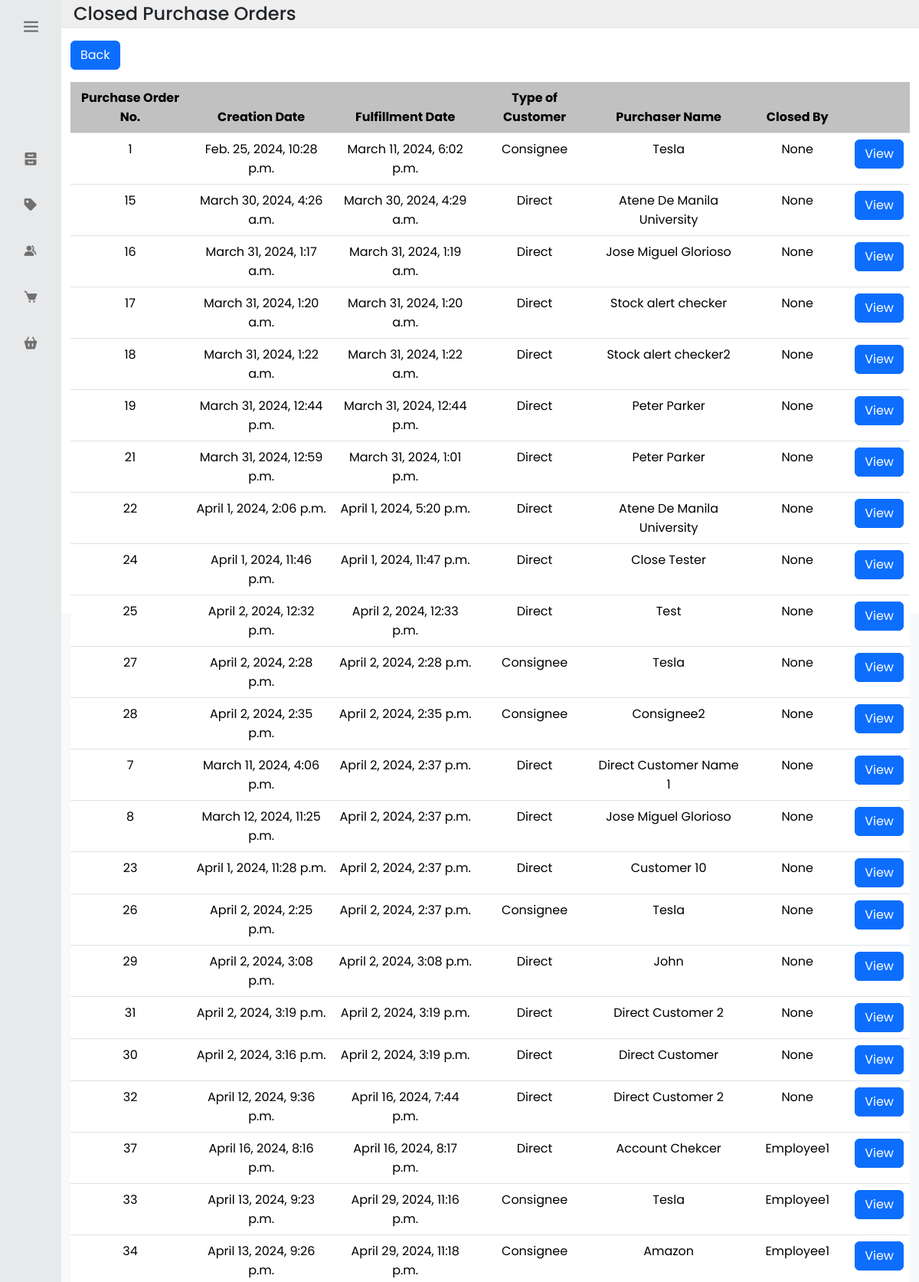
/history_po (signed in, upper part), run on the app's committed database.
### inventoryapp/models.py (models this page shows, shortened)
class Purchase_Order(models.Model):
    Purchase_Order_ID = models.AutoField(primary_key=True)
    Creation_Date = models.DateTimeField()
    Requested_Date = models.DateField()
    Fulfilled_Date = models.DateTimeField(null=True, blank=True)
    Total_Due = models.DecimalField(max_digits=9, decimal_places=2, validators=[MinValueValidator(0)])
    Notes = models.TextField(validators =[MaxLengthValidator(1024)], null=True, blank=True)
    Progress = models.CharField(max_length=16, default = "Pending")
    PO_Status = models.CharField(max_length=16, default = "Unfulfilled")
    Shipping_Method = models.CharField(max_length=32)
    Order_Method = models.CharField(max_length=32,  null=True, blank=True)
    Customer_ID = models.ForeignKey('Customer', on_delete=models.PROTECT, null=True, blank=True) #null if it is a consignee
    Consignee_ID = models.ForeignKey('Consignee', on_delete=models.PROTECT, null=True, blank=True) #null if it is a customer
    Account_ID_Closed_by = models.ForeignKey('Account', on_delete=models.CASCADE, related_name='po_closed', null=True, blank=True)
    Account_ID_Created_by = models.ForeignKey('Account', on_delete=models.CASCADE, related_name='po_created')

class Consignee(models.Model):
    Consignee_ID = models.AutoField(primary_key=True)
    Consignee_Tag_ID = models.CharField(max_length=32, unique=True)
    Consignee_Name = models.CharField(max_length=32, unique=True)
    Address_Line_1 = models.CharField(max_length=128)
    Barangay = models.CharField(max_length=64)
    Municipality = models.CharField(max_length=64)
    Province = models.CharField(max_length=64)
    Zip_Code = models.CharField(max_length=4)
    Primary_Contact_Number = models.CharField(max_length=11)
    Customer_Type = models.CharField(max_length=16)
    Notes = models.TextField(null=True, blank=True, validators=[MaxLengthValidator(1024)])
    Consignment_Period_Start = models.DateField()
    Consignment_Period_End = models.DateField()
    Emergency_Contact_Number = models.CharField(max_length=11,null=True, blank=True)
    Email_Address = models.EmailField(max_length=128)
    Tag_Hex_Color_ID = models.CharField(max_length=7, unique=True)

class Customer(models.Model):
    Customer_ID = models.AutoField(primary_key=True)
    Customer_Name = models.CharField(max_length=32)
    Address_Line_1 = models.CharField(max_length=128)
    Barangay = models.CharField(max_length=64)
    Municipality = models.CharField(max_length=64)
    Province = models.CharField(max_length=64)
    Zip_Code = models.CharField(max_length=4)
    Primary_Contact_Number = models.CharField(max_length=11)
    Customer_Type = models.CharField(max_length=16)
    Notes = models.TextField(null=True, blank=True, validators=[MaxLengthValidator(1024)])

class Account(models.Model):
    Account_ID = models.AutoField(primary_key=True)
    user = models.OneToOneField(User, on_delete=models.CASCADE)
    Profile_Picture = models.ImageField(upload_to='account_pfps/', null=True, blank=True)
    First_Name = models.CharField(max_length=32)
    Last_Name = models.CharField(max_length=32)
    Role = models.CharField(max_length = 32)
    Visibility = models.BooleanField(default=True)
    def __str__(self):
        return str(self.user)

### inventoryapp/views.py (the view)
# urls.py: path('history_po', views.history_PO, name='history_po'),
@login_required
def history_PO(request):
    all_purchase_orders = Purchase_Order.objects.all().order_by('Fulfilled_Date')
    return render(request, 'inventoryapp/history_po.html', {'purchase_orders':all_purchase_orders})

### inventoryapp/templates/inventoryapp/history_po.html (shortened to what this page needs)
<link rel ="stylesheet" href="https://cdnjs.cloudflare.com/ajax/libs/twitter-bootstrap/5.3.0/css/bootstrap.min.css">
<link rel ="stylesheet" href="https://cdn.datatables.net/2.0.0/css/dataTables.bootstrap5.css">
{% extends 'inventoryapp/base.html' %}
{% load static %}
{% block content %}
<head>
</head>
<body class="bg-light">
  <div class="container-fluid">
    <div class="row p-1" style="background-color: #eee;">
      <div class="col-md-auto d-flex align-items-center">
        <h4 class="m-0 mr-3">Closed Purchase Orders</h4>
      </div>
    </div>
    <div class="row mt-3">
      <div class="col-md-auto">
        <a href="{% url 'current_pos' %}" class="btn btn-primary">Back</a>
      </div>
    </div>
    <div class="row mt-3">
      <div class="table-responsive">
        <table id="currentpo" class="table text-center">
          <thead>
            <tr>
              <th scope="col" style="background-color: #C2C1C1; text-align: center;">Purchase Order No.</th>
              <th scope="col" style="background-color: #C2C1C1; text-align: center;">Creation Date</th>
              <th scope="col" style="background-color: #C2C1C1; text-align: center;">Fulfillment Date</th>
              <th scope="col" style="background-color: #C2C1C1; text-align: center;">Type of Customer</th>
              <th scope="col" style="background-color: #C2C1C1; text-align: center;">Purchaser Name</th>
              <th scope="col" style="background-color: #C2C1C1; text-align: center;">Closed By</th>
              <th scope="col" style="background-color: #C2C1C1;"></th>
            </tr>
          </thead>
          <tbody>
            {% for po in purchase_orders %}
              {% if po.PO_Status == "Closed"%}
                <tr>
                  <td class="iname" style="text-align: center;">{{po.Purchase_Order_ID}}</td>
                  <td class="iid" style="text-align: center;">{{po.Creation_Date}}</td>
                  <td class="iid" style="text-align: center;">{{po.Fulfilled_Date}}</td>
                  {% if po.Customer_ID %}
                    <td class="iact_inv_cnt" style="text-align: center;">{{po.Customer_ID.Customer_Type}}</td>
                    <td class="iact_inv_cnt" style="text-align: center;">{{po.Customer_ID.Customer_Name}}</td>
                  {% elif po.Consignee_ID %}
                    <td class="iact_inv_cnt" style="text-align: center;">{{po.Consignee_ID.Customer_Type}}</td>
                    <td class="iact_inv_cnt" style="text-align: center;">{{po.Consignee_ID.Consignee_Name}}</td>
                  {% endif %}
                  <td class="iid" style="text-align: center;">{{po.Account_ID_Closed_by}}</td>
                  <td>
                    <a href="{% url 'view_po_history' pk=po.pk %}" type="button" class="btn btn-primary">View</a>
                  </td>
                </tr>
              {% endif %}
            {% endfor %}
          </tbody>
        </table>
      </div>
    </div>
  </div>
</body>
{% endblock %}

### inventoryapp/static/base.css (style rules this page uses)
* { font-family: 'Poppins', sans-serif; margin: 0; padding: 0; box-sizing: border-box; }
:root { --body-color: #fff; --sidebar-color: #e8e9eb; --primary-color: #970101; --primary-color-light: #800080; --toggle-color: #ddd; --text-color: #707070; --tran-02: all 0.2s ease; --tran-03: all 0.3s ease; --tran-04: all 0.4s ease; --tran-05: all 0.5s ease; }

### data on the page
Purchase_Order: Purchase_Order_ID "1", Creation_Date "Feb. 25, 2024, 10:28 p.m.", Fulfilled_Date "March 11, 2024, 6:02 p.m.", Consignee_ID.Customer_Type "Consignee", Consignee_ID.Consignee_Name "Tesla", Account_ID_Closed_by "None"
Purchase_Order: Purchase_Order_ID "15", Creation_Date "March 30, 2024, 4:26 a.m.", Fulfilled_Date "March 30, 2024, 4:29 a.m.", Customer_ID.Customer_Type "Direct", Customer_ID.Customer_Name "Atene De Manila University", Account_ID_Closed_by "None"
Purchase_Order: Purchase_Order_ID "16", Creation_Date "March 31, 2024, 1:17 a.m.", Fulfilled_Date "March 31, 2024, 1:19 a.m.", Customer_ID.Customer_Type "Direct", Customer_ID.Customer_Name "Jose Miguel Glorioso", Account_ID_Closed_by "None"
Purchase_Order: Purchase_Order_ID "17", Creation_Date "March 31, 2024, 1:20 a.m.", Fulfilled_Date "March 31, 2024, 1:20 a.m.", Customer_ID.Customer_Type "Direct", Customer_ID.Customer_Name "Stock alert checker", Account_ID_Closed_by "None"
Purchase_Order: Purchase_Order_ID "18", Creation_Date "March 31, 2024, 1:22 a.m.", Fulfilled_Date "March 31, 2024, 1:22 a.m.", Customer_ID.Customer_Type "Direct", Customer_ID.Customer_Name "Stock alert checker2", Account_ID_Closed_by "None"
Purchase_Order: Purchase_Order_ID "19", Creation_Date "March 31, 2024, 12:44 p.m.", Fulfilled_Date "March 31, 2024, 12:44 p.m.", Customer_ID.Customer_Type "Direct", Customer_ID.Customer_Name "Peter Parker", Account_ID_Closed_by "None"
Purchase_Order: Purchase_Order_ID "21", Creation_Date "March 31, 2024, 12:59 p.m.", Fulfilled_Date "March 31, 2024, 1:01 p.m.", Customer_ID.Customer_Type "Direct", Customer_ID.Customer_Name "Peter Parker", Account_ID_Closed_by "None"
Purchase_Order: Purchase_Order_ID "22", Creation_Date "April 1, 2024, 2:06 p.m.", Fulfilled_Date "April 1, 2024, 5:20 p.m.", Customer_ID.Customer_Type "Direct", Customer_ID.Customer_Name "Atene De Manila University", Account_ID_Closed_by "None"
Purchase_Order: Purchase_Order_ID "24", Creation_Date "April 1, 2024, 11:46 p.m.", Fulfilled_Date "April 1, 2024, 11:47 p.m.", Customer_ID.Customer_Type "Direct", Customer_ID.Customer_Name "Close Tester", Account_ID_Closed_by "None"
Purchase_Order: Purchase_Order_ID "25", Creation_Date "April 2, 2024, 12:32 p.m.", Fulfilled_Date "April 2, 2024, 12:33 p.m.", Customer_ID.Customer_Type "Direct", Customer_ID.Customer_Name "Test", Account_ID_Closed_by "None"
Purchase_Order: Purchase_Order_ID "27", Creation_Date "April 2, 2024, 2:28 p.m.", Fulfilled_Date "April 2, 2024, 2:28 p.m.", Consignee_ID.Customer_Type "Consignee", Consignee_ID.Consignee_Name "Tesla", Account_ID_Closed_by "None"
Purchase_Order: Purchase_Order_ID "28", Creation_Date "April 2, 2024, 2:35 p.m.", Fulfilled_Date "April 2, 2024, 2:35 p.m.", Consignee_ID.Customer_Type "Consignee", Consignee_ID.Consignee_Name "Consignee2", Account_ID_Closed_by "None"
Purchase_Order: Purchase_Order_ID "7", Creation_Date "March 11, 2024, 4:06 p.m.", Fulfilled_Date "April 2, 2024, 2:37 p.m.", Customer_ID.Customer_Type "Direct", Customer_ID.Customer_Name "Direct Customer Name 1", Account_ID_Closed_by "None"
Purchase_Order: Purchase_Order_ID "8", Creation_Date "March 12, 2024, 11:25 p.m.", Fulfilled_Date "April 2, 2024, 2:37 p.m.", Customer_ID.Customer_Type "Direct", Customer_ID.Customer_Name "Jose Miguel Glorioso", Account_ID_Closed_by "None"
Purchase_Order: Purchase_Order_ID "23", Creation_Date "April 1, 2024, 11:28 p.m.", Fulfilled_Date "April 2, 2024, 2:37 p.m.", Customer_ID.Customer_Type "Direct", Customer_ID.Customer_Name "Customer 10", Account_ID_Closed_by "None"
Purchase_Order: Purchase_Order_ID "26", Creation_Date "April 2, 2024, 2:25 p.m.", Fulfilled_Date "April 2, 2024, 2:37 p.m.", Consignee_ID.Customer_Type "Consignee", Consignee_ID.Consignee_Name "Tesla", Account_ID_Closed_by "None"
Purchase_Order: Purchase_Order_ID "29", Creation_Date "April 2, 2024, 3:08 p.m.", Fulfilled_Date "April 2, 2024, 3:08 p.m.", Customer_ID.Customer_Type "Direct", Customer_ID.Customer_Name "John", Account_ID_Closed_by "None"
Purchase_Order: Purchase_Order_ID "31", Creation_Date "April 2, 2024, 3:19 p.m.", Fulfilled_Date "April 2, 2024, 3:19 p.m.", Customer_ID.Customer_Type "Direct", Customer_ID.Customer_Name "Direct Customer 2", Account_ID_Closed_by "None"
Purchase_Order: Purchase_Order_ID "30", Creation_Date "April 2, 2024, 3:16 p.m.", Fulfilled_Date "April 2, 2024, 3:19 p.m.", Customer_ID.Customer_Type "Direct", Customer_ID.Customer_Name "Direct Customer", Account_ID_Closed_by "None"
Purchase_Order: Purchase_Order_ID "32", Creation_Date "April 12, 2024, 9:36 p.m.", Fulfilled_Date "April 16, 2024, 7:44 p.m.", Customer_ID.Customer_Type "Direct", Customer_ID.Customer_Name "Direct Customer 2", Account_ID_Closed_by "None"
Purchase_Order: Purchase_Order_ID "37", Creation_Date "April 16, 2024, 8:16 p.m.", Fulfilled_Date "April 16, 2024, 8:17 p.m.", Customer_ID.Customer_Type "Direct", Customer_ID.Customer_Name "Account Chekcer", Account_ID_Closed_by "Employee1"
Purchase_Order: Purchase_Order_ID "33", Creation_Date "April 13, 2024, 9:23 p.m.", Fulfilled_Date "April 29, 2024, 11:16 p.m.", Consignee_ID.Customer_Type "Consignee", Consignee_ID.Consignee_Name "Tesla", Account_ID_Closed_by "Employee1"
Purchase_Order: Purchase_Order_ID "34", Creation_Date "April 13, 2024, 9:26 p.m.", Fulfilled_Date "April 29, 2024, 11:18 p.m.", Consignee_ID.Customer_Type "Consignee", Consignee_ID.Consignee_Name "Amazon", Account_ID_Closed_by "Employee1"
